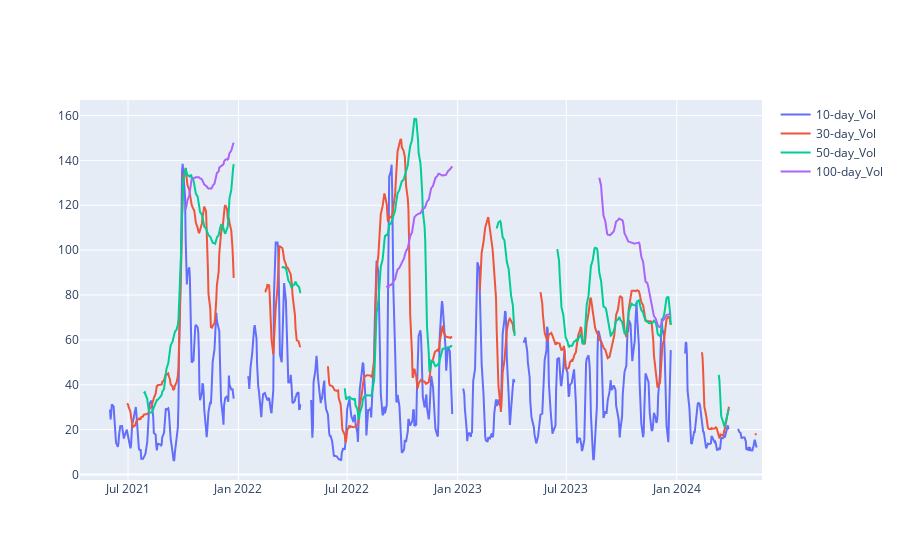

Source (notebook cell):
### Markdown cell above
# Historical Volatility

### Code cell
histvol = Position_Reporting(positions, 'UKA', current_date).rolling_vol()

fig = go.Figure()
for i in list(histvol)[1:]:
    fig.add_trace(go.Scatter(x=histvol['Date'], y=histvol[i], name=i))#, base=0))
    
fig.show()

### Figure 1 — Plotly figure (JSON) as saved in the notebook; plotly's stock layout.template omitted (floating-point values rounded to 4 significant figures; data arrays with more than 128 entries replaced by an {"elided": "..."} marker saying what was removed)
{"data": [{"name": "10-day_Vol", "type": "scatter", "x": {"elided": "813 str values"}, "y": {"elided": "813 float values"}}, {"name": "30-day_Vol", "type": "scatter", "x": {"elided": "813 str values"}, "y": {"elided": "813 float values"}}, {"name": "50-day_Vol", "type": "scatter", "x": {"elided": "813 str values"}, "y": {"elided": "813 float values"}}, {"name": "100-day_Vol", "type": "scatter", "x": {"elided": "813 str values"}, "y": {"elided": "813 float values"}}], "layout": {}}
